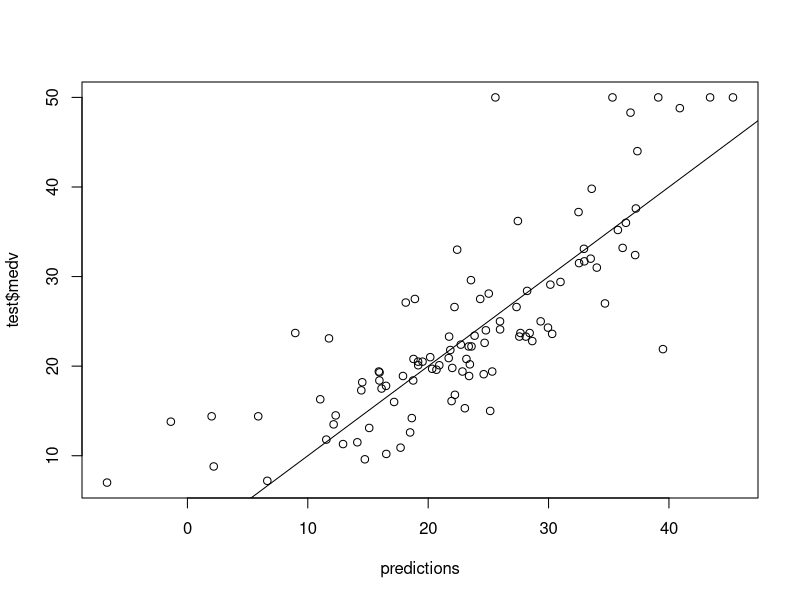

Write the R code that produced this figure.

###################Start###############################

library(MASS) #MASS is the library where Boston data set exists
library(car)  #Used for linear regression function
data("Boston") 
?Boston       
str(Boston)  #looking at the structure of the data
summary(Boston) #performing a casual high level assessment of data

##Split the data set##
set.seed(100) 
index<-sample(1:nrow(Boston), 0.80*nrow(Boston), replace=F)
train<-Boston[index,]
test<-Boston[-index,]

nrow(train)  #contains 404 observations
nrow(test)   #contains 102 observations

##Constructinglinear regression model on train data set##
lin.reg<-lm(medv~., data=train)
summary(lin.reg)  #Getting R-squared of 0.7273

##Validating model on test data set##
predictions<-predict(lin.reg, newdata = test)

##Finding the Mean Square Error of linear regression model##
err_lin.reg<-sqrt((sum((test$medv-predictions)^2))/nrow(test)) #error=4.2513

plot(predictions, test$medv)
abline(0,1)


#implementation of linear regression model with bootsrapped data sets##
library(foreach)  
N<-nrow(train) #Counts the no. of  observations in train sample
iterations<-10 #Counts the no. of samples to be formed

predictions<-foreach(m=1:iterations,.combine=cbind) %do% {  
index<-sample(1:N,N,replace = TRUE)
new_train<-train[index,] #bootstrapped data set
reg<-lm(medv~., data =new_train) #linear regression on bootstrapped sample
predict(reg,newdata=test)  #finding predictions from test data set
}  
predictions<-rowMeans(predictions)  #average of predictions
a01<-sqrt((sum((test$medv-predictions)^2))/nrow(test)) #error=4.2311


## Additional ##
index<-sample(1:404,404,replace=TRUE) 
train<-train[index,]

head(train,20)
